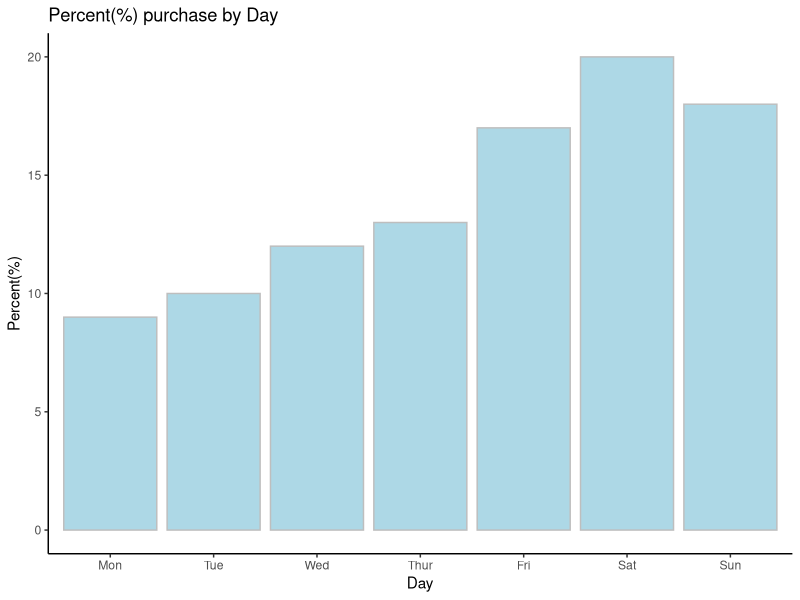
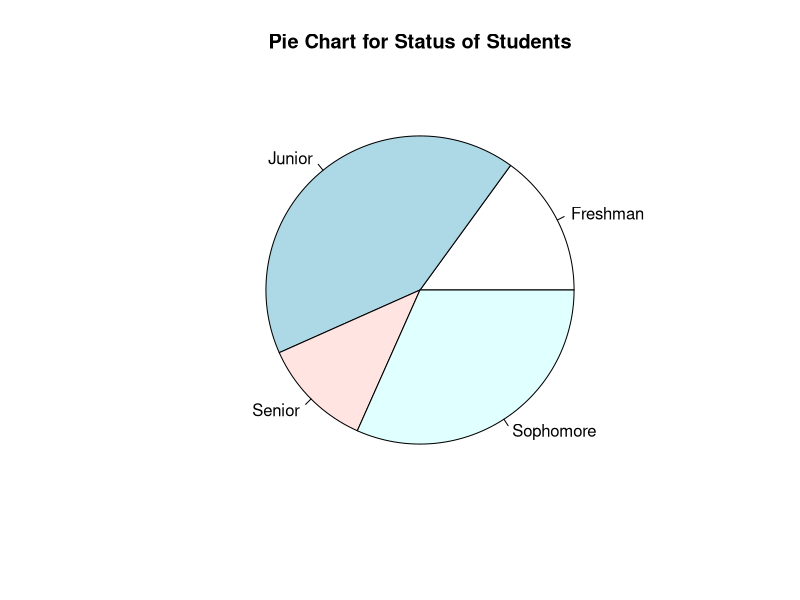
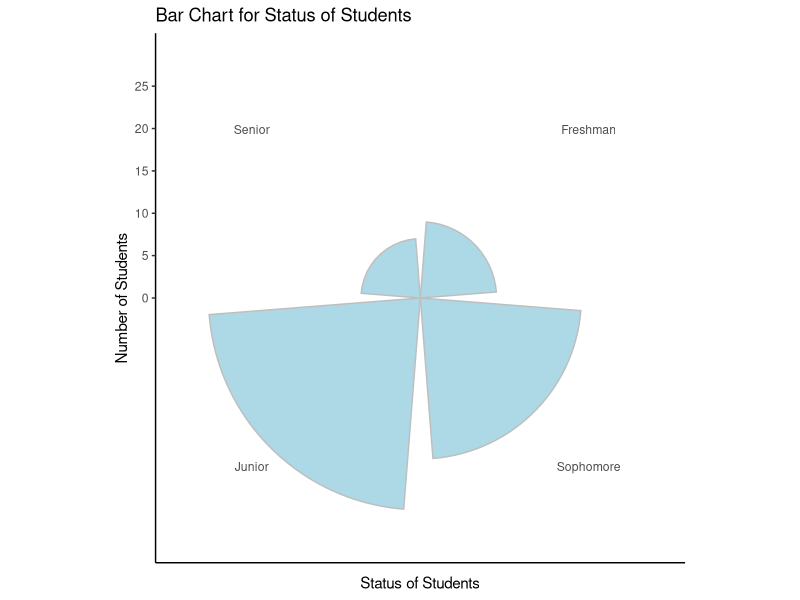
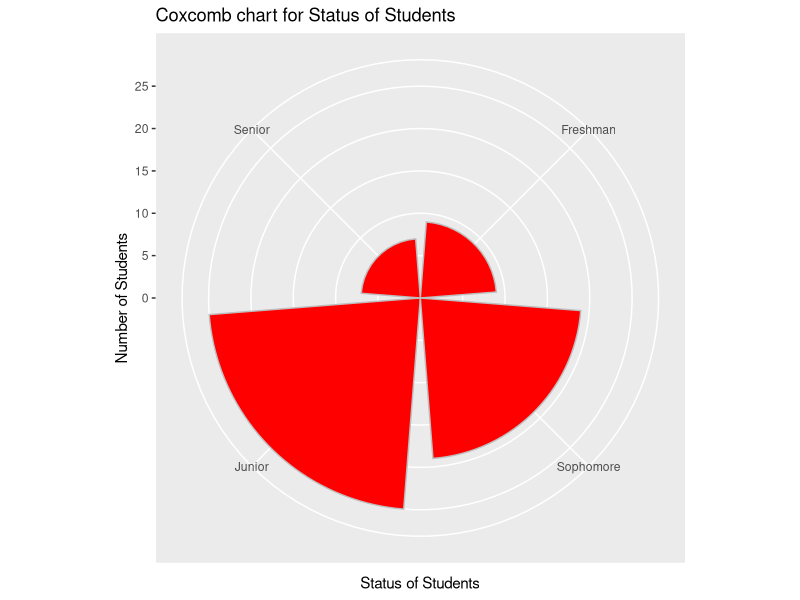
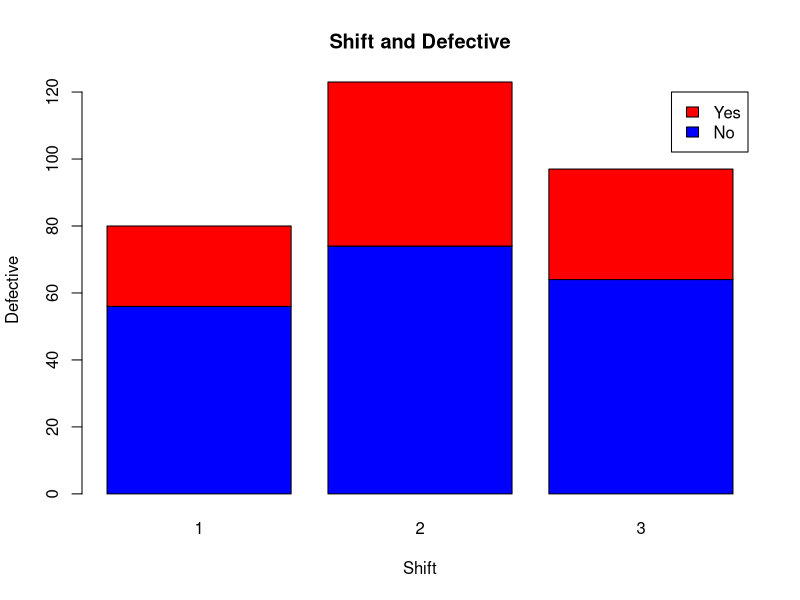
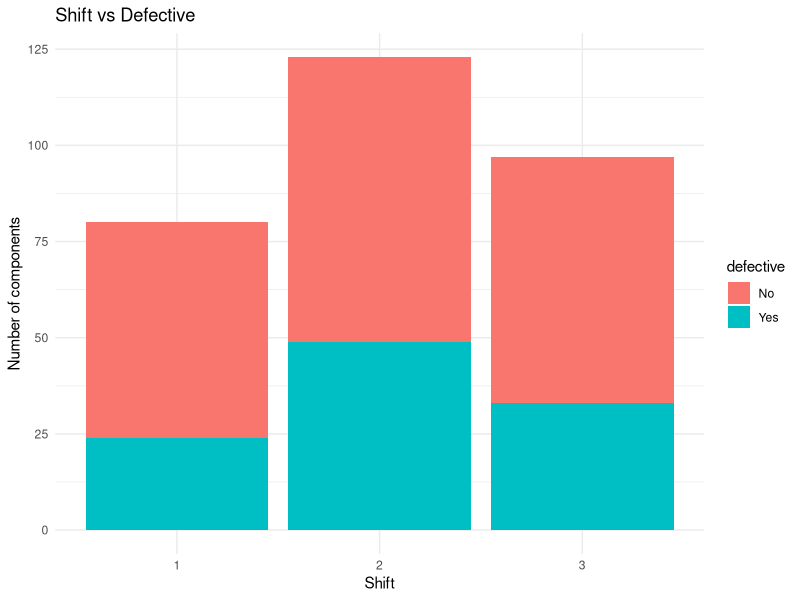
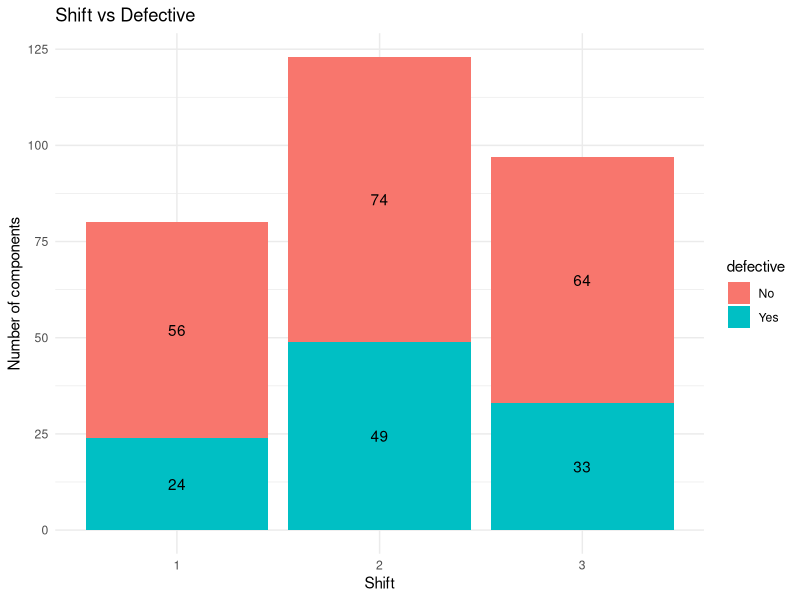

The R source for these figures, in order:
library(tidyverse)

## data
region = c("Europe","North America","Asia","Latin America")
sales2000 = c(2860,1906,875,171)
sales2009 = c(4384,2360,2614,1006)
adidas = data.frame(region,sales2000,sales2009)

table(adidas$region)

## Exercise 2.1 - 3
day_levels = c("Mon","Tue","Wed","Thur","Fri","Sat","Sun")
purchase_by_day = tibble(
  day = factor(c("Mon","Tue","Wed","Thur","Fri","Sat","Sun"), levels = day_levels),
  frequency = c(2504,2880,3402,3566,4576,5550,5022)
)

purchase_by_day_relative = purchase_by_day |> 
  mutate(
    relative_freq = frequency / sum(frequency)
  ) |> 
  select(day,relative_freq)

ggplot(purchase_by_day_relative, aes(x=day, y=round(relative_freq*100))) +
  geom_bar(stat = "identity", fill = "lightblue", color = "gray") +
  labs(
    title = "Percent(%) purchase by Day",
    y = "Percent(%)",
    x = "Day"
  ) +
  theme_classic()

## Exercise 2.1 - 9
# Prepare data
fresh = rep("Freshman",20)
sop = rep("Sophomore",20)
junior = rep("Junior",20)
senior = rep("Senior",20)
status_full = c(fresh,sop,junior,senior)
status_60 = sample(status_full,60,prob = c(rep(0.15,20),rep(0.25,20),rep(0.5,20),rep(0.1,20)), replace = TRUE)
length(status_60)

students = tibble(
  student = 1:60,
  status = status_60
)
View(students)

students |> 
  count(status)

# Create summarise table
summarise_students = students |> 
  group_by(status) |> 
  summarise(
    freq = n()
  ) |> 
  mutate(
    rel_freq = freq / sum(freq),
    percent = round(rel_freq * 100)
  )

# Create pie-chart with base R
Frequency = table(students$status) 
pie(Frequency, main = "Pie Chart for Status of Students")

# Create Bar chart
status_levels = c("Freshman","Sophomore","Junior","Senior")
ggplot(summarise_students, aes(x=factor(status, levels = status_levels), y=freq)) +
  geom_bar(stat = "identity", fill = "lightblue", color = "gray") +
  labs(
    title = "Bar Chart for Status of Students",
    y = "Number of Students",
    x = "Status of Students"
  ) +
  theme_classic() +
  coord_polar()

# Create Coxcomb chart from Bar chart
status_levels = c("Freshman","Sophomore","Junior","Senior")
ggplot(summarise_students, aes(x=factor(status, levels = status_levels), y=freq)) +
  geom_bar(stat = "identity", fill = "red", color = "gray") +
  labs(
    title = "Coxcomb chart for Status of Students",
    y = "Number of Students",
    x = "Status of Students"
  ) +
  coord_polar()

## Exercise 2.2 - 16
## Prepare data
shift1 = rep("1",150)
shift2 = rep("2",150)
shift3 = rep("3",150)
shift_full = c(shift1,shift2,shift3)
shift_300 = sample(shift_full,300,prob = c(rep(0.25,150),rep(0.45,150),rep(0.3,150)), replace = TRUE)
length(shift_300)

defect_yes = rep("Yes",200)
defect_no = rep("No",200)
defect_full = c(defect_yes,defect_no)
defect_300 = sample(defect_full,300,prob = c(rep(0.35,200),rep(0.65,200)), replace = TRUE)
length(defect_300)

metalworks = tibble(
  component = 1:300,
  shift = shift_300,
  defective = defect_300
)
View(metalworks)

metalworks |> 
  count(shift)
metalworks |> 
  count(defective)

## Contingency table and Bar plot with base R
contigency_table = table(metalworks$shift,metalworks$defective)
rownames(contigency_table) = c("Shift1","Shift2","Shift3")
colnames(contigency_table) = c("No","Yes")
prop.table(contigency_table)

contigency_table2 = table(metalworks$defective,metalworks$shift)
barplot(contigency_table2, main="Shift and Defective",col=c('blue','red'), 
        legend=colnames(contigency_table), xlab='Shift',ylab='Defective')

## Contingency table and Bar plot with tidyverse
con_table_dplyr = metalworks |> 
  group_by(shift,defective) |> 
  summarise(
    n = n()
  ) |> 
  pivot_wider(
    names_from = defective,
    values_from = n
  )

## This one not put text on each color fill of defective
ggplot(metalworks,aes(x=shift,fill=defective)) +
  geom_bar() +
  labs(
    title = "Shift vs Defective",
    x = "Shift",
    y = "Number of components",
  ) +
  theme_minimal()

## This one put text on each color fill of defective
ggplot(metalworks, aes(x = shift, fill = defective)) +
  geom_bar() +
  geom_text(stat = "count", aes(label = ..count..), 
            position = position_stack(vjust = 0.5)) +
  labs(
    title = "Shift vs Defective",
    x = "Shift",
    y = "Number of components"
  ) +
  theme_minimal()














